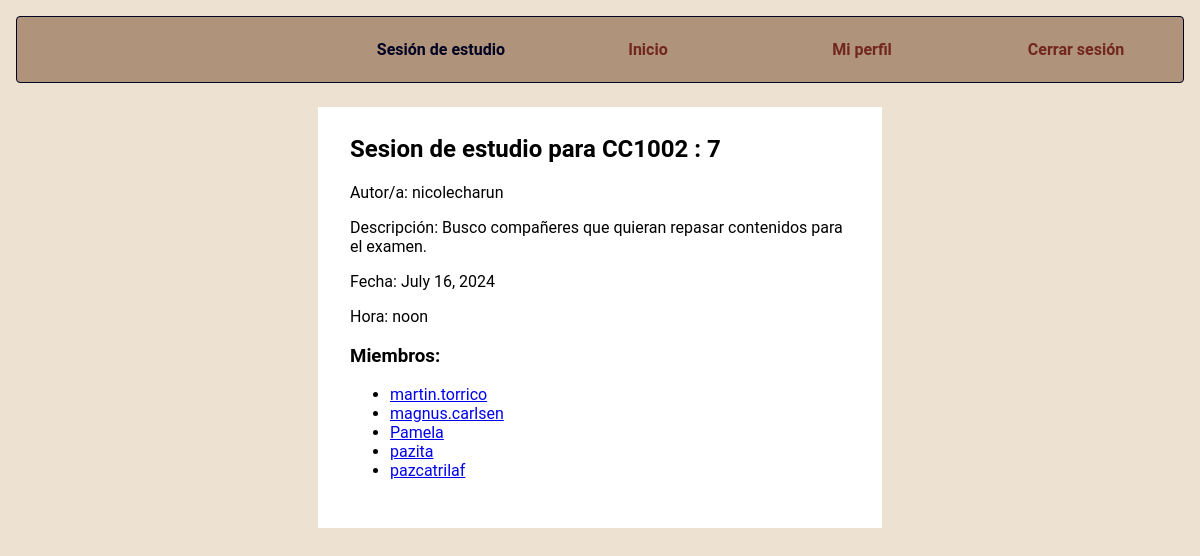
Screenshot of /detalle_sesion/12/ (signed in) with the database file from the repository.
### appG7/models.py (models this page shows, shortened)
class Sesion(models.Model):
  Cursos = [('MA1101', 'MA1101'), ('MA1001', 'MA1001'), ('FI1000', 'FI1000'), ('BT1211', 'BT1211'), ('MA1102', 'MA1102'), ('MA1002', 'MA1002'), ('FI1100', 'FI1100'), ('CC1002', 'CC1002'), ('IQ2211', 'IQ2211'), ('FI2001', 'FI2003'), ('MA2001', 'MA2001'), ('IN2201', 'IN2201'), ('IQ2212', 'IQ2212'), ('FI2002', 'FI2002'), ('MA2002', 'MA2002'), ('FI2004', 'FI2004')]
  id = models.AutoField(primary_key = True)
  autor = models.CharField(max_length = 30, default = 'Desconocido')
  hora = models.TimeField()
  fecha = models.DateField()
  ramo = models.CharField(max_length = 6, choices=Cursos) #6 equivale a: CC4401 (2 por el departamento) y (4 por el codigo del ramo) quizas sea más
  seccion = models.IntegerField()
  maxMembers = models.IntegerField()
  descripcion = models.CharField(max_length = 200)
  link= models.CharField(max_length = 200)
  members = models.ManyToManyField(User, through='Member', related_name='sesiones_as_member')

class User(AbstractUser):
  id = models.AutoField(primary_key = True)
  pronombres = [('La', 'La'), ('El', 'El'), ('Le', 'Le'), ('Otro', 'Otro')]
  pronombre = models.CharField(max_length = 5, choices = pronombres)
  apodo = models.CharField(max_length = 30)

### appG7/views.py (the view)
# urls.py: path('detalle_sesion/<int:session_id>/', views.detalle_sesion, name='detalle_sesion'),
@login_required(login_url='/login')
def detalle_sesion(request, session_id):
    sesion = get_object_or_404(Sesion, id=session_id)
    user = request.user
    context = {
        'sesion': sesion,
        'user': user,
    }
    return render(request, 'appG7/detalle_sesion.html', context)

### appG7/templates/appG7/detalle_sesion.html (shortened to what this page needs)
{% extends 'appG7/base.html' %}
{% block css %}
{% load static %}
<link rel="stylesheet" type="text/css"href="{% static '/appG7/login.css' %}">
{% endblock %}
{% block content %}
<div class="container">
    <h2> Sesion de estudio para {{sesion.ramo}} : {{sesion.seccion}} </h2>
    <p> Autor/a: {{sesion.autor}} </p>
    <p> Descripción: {{sesion.descripcion}} </p>
    <p> Fecha: {{sesion.fecha}} </p>
    <p> Hora: {{sesion.hora}} </p>
    <h3> Miembros: </h3>
    <ul>
        {% for miembro in sesion.members.all %}
            <li>
                <a href="{% url 'user_profile' miembro.username %}"> {{miembro.username}} </a>
            </li>
        {%empty%}
            <li> No hay miembros </li>
        {% endfor %}
    </ul>
</div>
{% endblock %}

### appG7/static/appG7/style.css (style rules this page uses)
:root { --black-color: #000022; --pink-color: #fcdc28; }
body { margin: 0; background-color: #ede1d2; font-family: "Roboto", sans-serif; }

### appG7/static/appG7/login.css (style rules this page uses)
:root { --color-borde: #dbdbdb; }
.container { height: 50%; max-width: 500px; margin: 2% auto; padding: 2rem; padding-top: .5rem; background-color: #ffffff; }

### rows the page displays
Sesion: ramo "CC1002", seccion "7", autor "nicolecharun", descripcion "Busco compañeres que quieran repasar contenidos para el examen.", fecha "July 16, 2024", hora "noon"
User: username "martin.torrico"
User: username "magnus.carlsen"
User: username "Pamela"
User: username "pazita"
User: username "pazcatrilaf"
